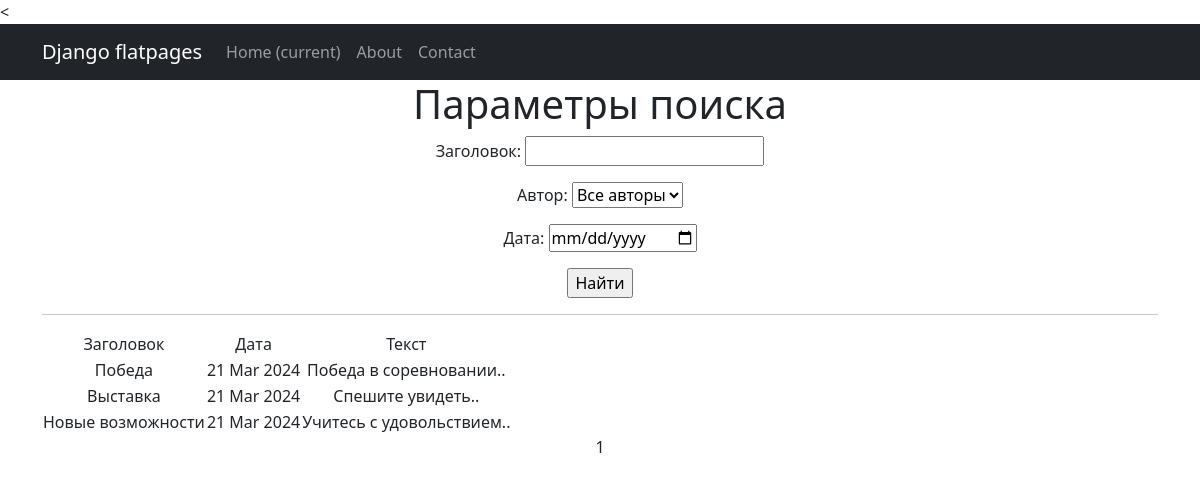
The page /news/search/ on the database as committed earlier.
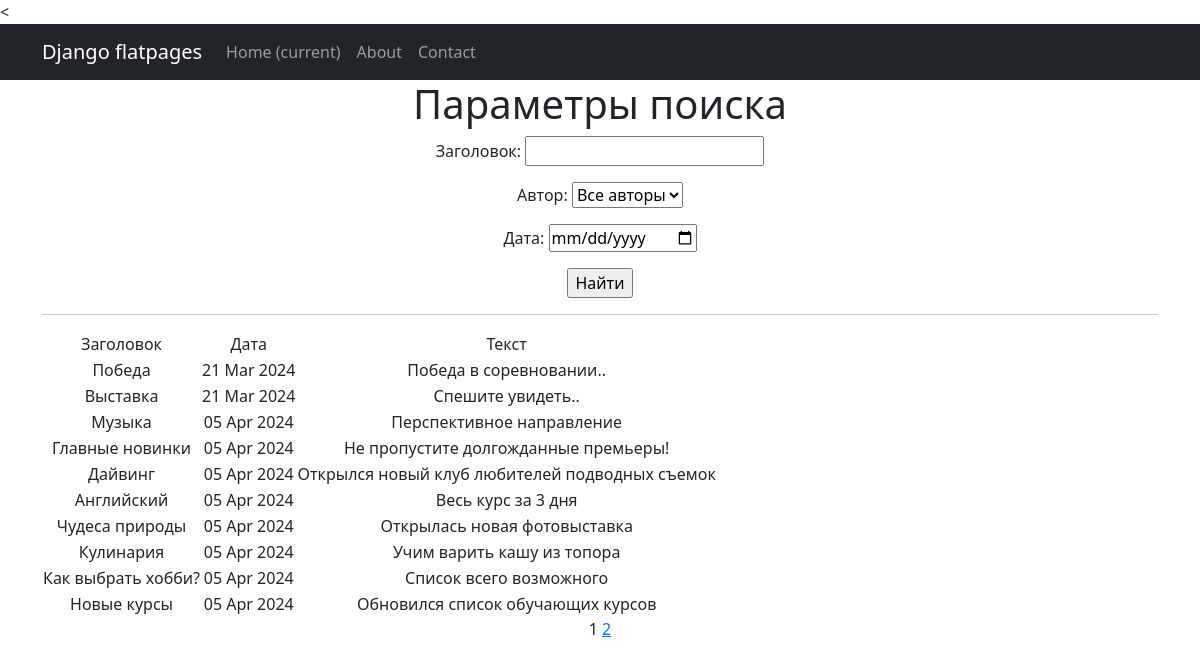
The same page on the database as committed later.
### news/models.py (models this page shows, shortened)
class Post(models.Model):
    news = "NW"
    articles = "AR"
    POST_TYPES = [
        (news, "Новость"),
        (articles, "Статья")
    ]
    author = models.ForeignKey(Author, on_delete=models.CASCADE)
    post_type = models.CharField(max_length=2, choices=POST_TYPES, default=news)
    date_in = models.DateTimeField(auto_now_add=True)
    category = models.ManyToManyField(Category, through="PostCategory")
    title = models.CharField(max_length=255)
    text = models.TextField()
    rating = models.IntegerField(default=0)

### news/views.py (the view)
# urls.py: path('news/search/', PostSearch.as_view(), name='search'),
class PostSearch(ListView):
    model = Post
    template_name = 'post_search.html'
    context_object_name = 'news'
    paginate_by = 10
    def get_queryset(self):
        queryset = super().get_queryset()
        self.filterset = PostFilter(self.request.GET, queryset)
        return self.filterset.qs
    def get_context_data(self, **kwargs):
        context = super().get_context_data(**kwargs)
        context['filterset'] = self.filterset
        return context

### news/models.py (called while the page is built)
    def __str__(self):
        return self.user.username

### news/templatetags/custom_tags.py (called while the page is built)
@register.simple_tag(takes_context=True)
def url_replace(context, **kwargs):
   d = context['request'].GET.copy()
   for k, v in kwargs.items():
       d[k] = v
   return d.urlencode()

### templates/post_search.html (shortened to what this page needs)
{% extends 'flatpages/default.html' %}
{% load custom_tags%}
{% block content %}
   <h1>Параметры поиска</h1>
   <form action="" method="get">
       {{ filterset.form.as_p }}
       <input type="submit" value="Найти" />
   </form>
    <hr>
   {% if news %}
       <table>
           <tr>
               <td>Заголовок</td>
               <td>Дата</td>
               <td>Текст</td>
           </tr>
           {% for post in news %}
           <tr>
               <td>{{ post.title }}</td>
               <td>{{ post.date_in|date:'d M Y' }}</td>
               <td>{{ post.text }}</td>
           </tr>
           {% endfor %}
       </table>
   {% else %}
       <h2>По заданным параметрам публикаций нет</h2>
   {% endif %}
   {{ page_obj.number }}
   {% if page_obj.has_next %}
       <a href="?{% url_replace page=page_obj.next_page_number %}">{{ page_obj.next_page_number }}</a>
   {% endif %}
{% endblock content %}

Rows that differ between the two databases and show on the page:
removed Post: title "Новые возможности", date_in "21 Mar 2024", text "Учитесь с удовольствием.."
added Post: title "Музыка", date_in "05 Apr 2024", text "Перспективное направление"
added Post: title "Главные новинки", date_in "05 Apr 2024", text "Не пропустите долгожданные премьеры!"
added Post: title "Дайвинг", date_in "05 Apr 2024", text "Открылся новый клуб любителей подводных съемок"
added Post: title "Английский", date_in "05 Apr 2024", text "Весь курс за 3 дня"
added Post: title "Чудеса природы", date_in "05 Apr 2024", text "Открылась новая фотовыставка"
added Post: title "Кулинария", date_in "05 Apr 2024", text "Учим варить кашу из топора"
added Post: title "Как выбрать хобби?", date_in "05 Apr 2024", text "Список всего возможного"
added Post: title "Новые курсы", date_in "05 Apr 2024", text "Обновился список обучающих курсов"
Other text that changed with them:
{{ page_obj.next_page_number }}: (not shown) → "2"
